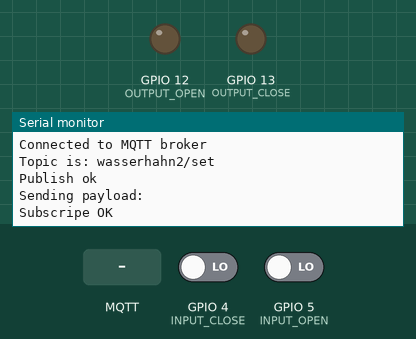
This sketch was run on a simulated ESP8266 (NodeMCU). Shown: output pins drawn as LEDs (lit = HIGH), the last lines printed to the serial monitor. The test bench sets the inputs (shaded band); at power-on: GPIO 4 (INPUT_CLOSE) LOW, GPIO 5 (INPUT_OPEN) LOW. WiFi joins after 1.5 s; servers stay silent unless stated; no MQTT or app messages arrive unless stated; not simulated (calls return 0 or success): credentials.h.

Above: at 2.7 s.
2.8 s: MQTT message "Open" arrives on the first subscribed topic
At 3.8 s:
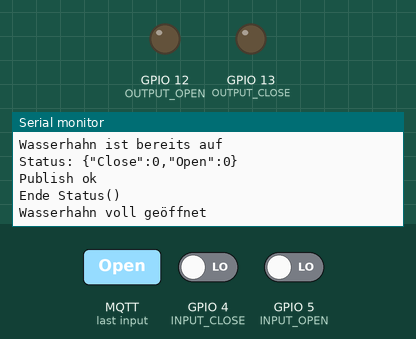
4.3 s: MQTT message "Close" arrives on the first subscribed topic
At 6.4 s:
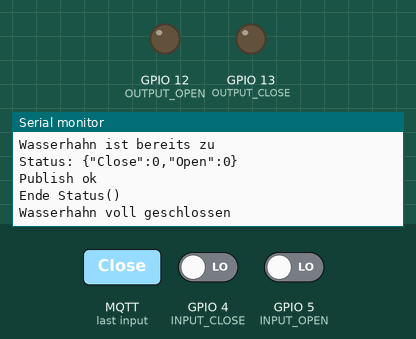

The sketch:

WasserhahnWiFiClient2.ino
```cpp
#include <ESP8266WiFi.h>
#include <PubSubClient.h>

/* Used ESP8266 WROOM-02 module from Pollin.de
Pin Name  Function  used_as
10  IO4   GPIO4     Input_Close Wasserhahn geschlossen, wenn auf GND
14  IO5   GPIO5     Input_Open  Wasserhahn geöffnet, wenn auf GND
04  IO12  GPIO12    Output_Open Schaltet das Relay zum Öffnen ein
05  IO13  GPIO13    Output_Close Schaltet das Relay zum Schließen ein

If you are testing on a NodeMCU Dev-Board:
D1 = GPIO5
D2 = GPIO4
D6 = GPIO12
D7 = GPIO13

Usage:  mosquitto_pub -h your.mqtt.broker.ip -t wasserhahn/set -m Status // returns a JSON-String: {"Close":0,"Open":1}
        mosquitto_pub -h your.mqtt.broker.ip -t wasserhahn/set -m Close
        mosquitto_pub -h your.mqtt.broker.ip -t wasserhahn/set -m Open
*/

#define INPUT_CLOSE 4
#define INPUT_OPEN 5
#define OUTPUT_OPEN 12
#define OUTPUT_CLOSE 13

#define DEBUGSERIAL

// Put your credentials for your WiFi either in a file called credentials.h in your project folder or below
#ifdef DEBUGSERIAL
  #include "credentials.h"
#endif

// WiFi Settings if not using credentials.h
#ifndef STASSID
//#define STASSID "YourSSID"
//#define STAPSK  "YourSecretKey"
#endif
const char* ssid     = STASSID;
const char* password = STAPSK;


// MQTT Broker Settings
//const char* server = "your.mqtt.broker.ip";
const char* server = "192.168.2.78";
const uint16_t port = 1883;
// change this to the mqtt topic you want to use:
char* topic = "wasserhahn2/set";
String clientName="wasserhahn2";
char message_buff[100];
String payload = "";

// Der Motorkugelhahn hat 2 galvanisch getrennte kontakte. Einer schließt bei vollständig geschlossenem Kugelhahn,
// der zweite schließt bei vollständig geöffneten Kugelhahn. Dazwischen sind beide Kontakte offen.
// The ball valve has 2 isolated contacts. Only one contact at a time is closed. In transient phase both are open.

int status=0; //Status des Kugelhahns: 0=offen/open, 1=zu/closed, 2=weder noch (beide Kontakte offen)/both contacts open

long lastReconnectAttempt = 0;

void Open() {
  if(!(digitalRead(INPUT_OPEN))) {
    #ifdef DEBUGSERIAL
    Serial.println("Wasserhahn ist bereits auf");
    //Serial.println("Valve is already open");
    #endif
    delay(100);
    Status();
    delay(100);
    exit;
  }
  else
  {
    #ifdef DEBUGSERIAL
    Serial.println("Öffne Wasserhahn");
    //Serial.println("Opening valve");
    #endif
    while (digitalRead(INPUT_OPEN)) {
      delay(100);
      digitalWrite(OUTPUT_OPEN, 1);
      //needs max 90s
      delay(100);
    }
   }
    #ifdef DEBUGSERIAL
    Serial.println("Wasserhahn voll geöffnet");
    //Serial.println("Opening completed");
    #endif
    delay(2000);
    digitalWrite(OUTPUT_OPEN, 0);
    delay(100);
    Status();
    delay(100);
}

void Close() {
  if(!(digitalRead(INPUT_CLOSE))) {
    #ifdef DEBUGSERIAL
    Serial.println("Wasserhahn ist bereits zu");
    //Serial.println("Valve is already closed");
    #endif
    delay(100);
    Status();
    delay(100);
    exit;
  }
  else
  {
    #ifdef DEBUGSERIAL
    Serial.println("Schließe Wasserhahn");
    //Serial.println("Closeing valve");
    #endif
    while (digitalRead(INPUT_CLOSE)) {
      delay(100);
      digitalWrite(OUTPUT_CLOSE, 1);
      //max 90sek
      delay(100);
    }
   }
    #ifdef DEBUGSERIAL
    Serial.println("Wasserhahn voll geschlossen");
    //Serial.println("Closeing completed");
    #endif
    delay(2000);
    digitalWrite(OUTPUT_CLOSE, 0);
    delay(100);
    Status();
    delay(100);
}

void callback(char* topic, byte* payload, unsigned int length) {
  // Rückrufroutine für MQTT Nachrichten / handle message arrived
  int i = 0;
  #ifdef DEBUGSERIAL
  Serial.println("Message arrived:  topic: " + String(topic));
  Serial.println("Length: " + String(length,DEC));
  #endif
  // create character buffer with ending null terminator (string)
  for(i=0; i<length; i++) {
    message_buff[i] = payload[i];
  }
  message_buff[i] = '\0';

  String msgString = String(message_buff);
  #ifdef DEBUGSERIAL
  Serial.println("Payload: " + msgString);
  #endif
  if (msgString.equals("Open")) {
    Open();
  } else if (msgString.equals("Close")) {
    Close();
  } else if (msgString.equals("Status")) {
    Status();
  }
}

WiFiClient wifiClient;
PubSubClient client(server, 1883, callback, wifiClient);

void Status() {
  //create a JSON string
  payload = "{\"Close\":";
  payload += digitalRead(INPUT_CLOSE);
  payload += ",\"Open\":";
  payload += digitalRead(INPUT_OPEN);
  payload += "}";
  #ifdef DEBUGSERIAL
  Serial.println("Status: " + payload);
  #endif
  if (client.publish(topic, (char*) payload.c_str())) {
      #ifdef DEBUGSERIAL
      Serial.println("Publish ok");
      #endif
    }
    else {
      #ifdef DEBUGSERIAL
      Serial.println("Publish failed Status()" +payload);
      #endif
    }
    #ifdef DEBUGSERIAL
    Serial.println("Ende Status()");
    #endif
}

String macToStr(const uint8_t* mac)
{
  String result;
  for (int i = 0; i < 6; ++i) {
    result += String(mac[i], 16);
    if (i < 5)
      result += ':';
  }
  return result;
}

boolean reconnect() {
  String clientName = String(topic);
  uint8_t mac[6];
  WiFi.macAddress(mac);
  //clientName += topic;
  clientName += macToStr(mac);
  clientName += "-";
  clientName += String(micros() & 0xff, 16);
  if (client.connect((char*) clientName.c_str())) {
    // Once connected, publish an announcement...
    client.publish(topic,"reconnect");
    // ... and resubscribe
    client.subscribe(topic);
  }
  return client.connected();
}

void setup() {
  pinMode(OUTPUT_CLOSE,OUTPUT);
  pinMode(OUTPUT_OPEN,OUTPUT);
  pinMode(INPUT_CLOSE,INPUT);
  pinMode(INPUT_OPEN,INPUT);
  digitalWrite(12,0);
  digitalWrite(13,0); //both relais to off / beide Relais aus

  Serial.begin(115200);

  // We start by connecting to a WiFi network
  #ifdef DEBUGSERIAL
  Serial.println();
  Serial.print("Connecting to ");
  Serial.println(ssid);
  #endif
  /* Explicitly set the ESP8266 to be a WiFi-client, otherwise, it by default,
     would try to act as both a client and an access-point and could cause
     network-issues with your other WiFi-devices on your WiFi-network. */
  WiFi.mode(WIFI_STA);
  WiFi.begin(ssid, password);

  while (WiFi.status() != WL_CONNECTED) {
    delay(500);
    #ifdef DEBUGSERIAL
    Serial.print(".");
    #endif
  }

  #ifdef DEBUGSERIAL
  Serial.println("");
  Serial.println("WiFi connected");
  Serial.println("IP address: ");
  Serial.println(WiFi.localIP());
  Serial.println("Connecting to MQTT Broker");
  #endif
  //String clientName="Wasserhahn2";
  uint8_t mac[6];
  WiFi.macAddress(mac);
  clientName += macToStr(mac);
  clientName += "-";
  clientName += String(micros() & 0xff, 16);
  #ifdef DEBUGSERIAL
  Serial.print("Connecting to ");
  Serial.print(server);
  Serial.print(" as ");
  Serial.println(clientName);
  #endif
  //if (client.connect((char*) clientName.c_str())) {

  if (reconnect()) {
      #ifdef DEBUGSERIAL
      Serial.println("Connected to MQTT broker");
      Serial.print("Topic is: ");
      Serial.println(topic);
      #endif
      if (client.publish(topic, "hello from ESP8266")) {
        #ifdef DEBUGSERIAL
        Serial.println("Publish ok");
        #endif
      }
      else {
        #ifdef DEBUGSERIAL
        Serial.println("Publish failed");
        #endif
      }
  }
  else {
      #ifdef DEBUGSERIAL
      Serial.println("MQTT connect failed");
      Serial.println("Will reset and try again...");
      #endif
      abort();
  }
  if (client.connected()){
    #ifdef DEBUGSERIAL
    Serial.print("Sending payload: ");
    Serial.println(payload);
    #endif
    if (client.subscribe(topic)) {
      #ifdef DEBUGSERIAL
      Serial.println("Subscripe OK");
      #endif
    }
    else {
      #ifdef DEBUGSERIAL
      Serial.println("Subscription failed");
      #endif
    }
  }
} //end void setup()

void loop() {
  if (!client.connected()) {
    long now = millis();
    if (now - lastReconnectAttempt > 5000) {
      lastReconnectAttempt = now;
      // Attempt to reconnect
      if (reconnect()) {
        lastReconnectAttempt = 0;
        #ifdef DEBUGSERIAL
        Serial.println("reconnected");
        #endif
      }
    }
  }
  else
  {
   // Client connected
   client.loop();
   delay(50);
  }
}
```

Measured:
- after the input at 2.8 s, the serial monitor: prints a new line at once (image 1)
- after the input at 4.3 s, the serial monitor: prints a new line after 0.97 s (image 2)
